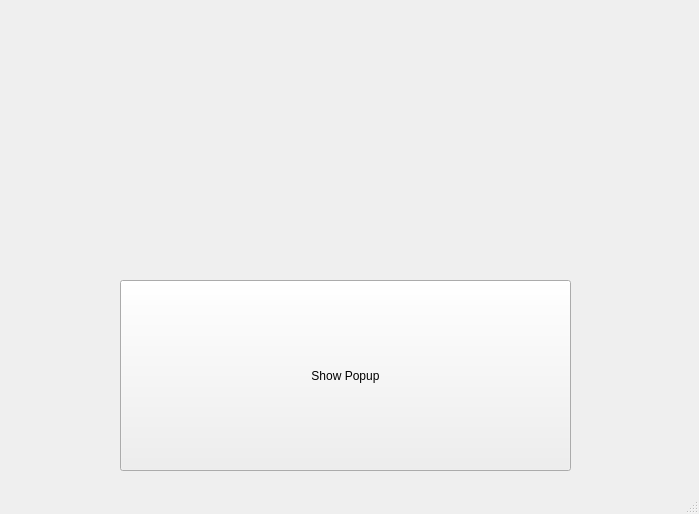
<?xml version="1.0" encoding="UTF-8"?>
<ui version="4.0">
 <class>MainWindow</class>
 <widget class="QMainWindow" name="MainWindow">
  <property name="geometry">
   <rect>
    <x>0</x>
    <y>0</y>
    <width>699</width>
    <height>514</height>
   </rect>
  </property>
  <property name="windowTitle">
   <string>MainWindow</string>
  </property>
  <widget class="QWidget" name="centralwidget">
   <widget class="QPushButton" name="pushButton">
    <property name="geometry">
     <rect>
      <x>120</x>
      <y>280</y>
      <width>451</width>
      <height>191</height>
     </rect>
    </property>
    <property name="text">
     <string>Show Popup</string>
    </property>
   </widget>
  </widget>
  <widget class="QMenuBar" name="menubar">
   <property name="geometry">
    <rect>
     <x>0</x>
     <y>0</y>
     <width>699</width>
     <height>21</height>
    </rect>
   </property>
  </widget>
  <widget class="QStatusBar" name="statusbar"/>
 </widget>
 <resources/>
 <connections/>
</ui>
